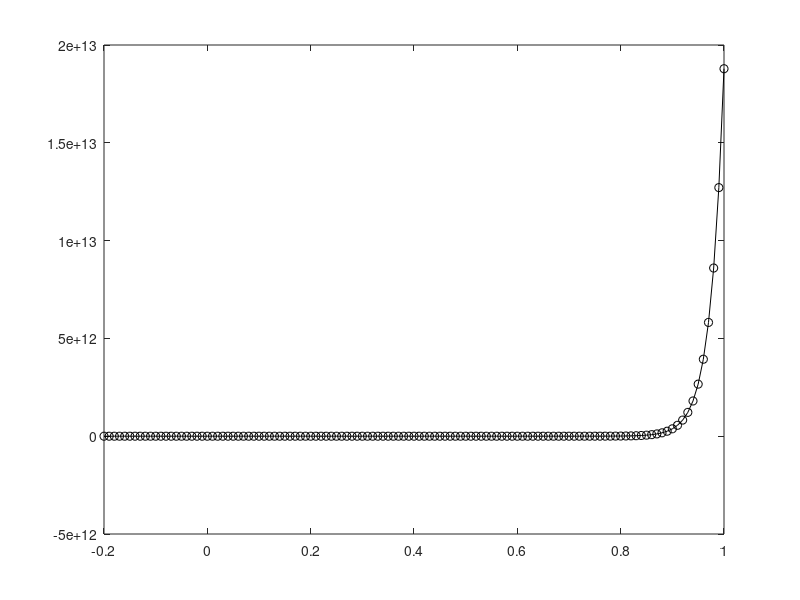

This chart was generated by the following MATLAB code: (Note: this script raises an error after producing the figure.)
%intial values 
i0=2e-4; % leakage current
k=1.38e-23;% boltzman constant
q=1.602e-19;% charge of electron in C
Vd=-0.2:0.01:1; % diode voltage
tempinF=[75 200 400];
Vd=Vd';
t=0:0.01:1.2;
t=t';

for ii=1:length(tempinF)
    tempinF=(5/9)*(tempinF(ii)-32)+273.15; %converting
    id=i0.*(exp((q*Vd)/(k*tempinF))-1)
    plot(Vd,id,'-ok');
end
